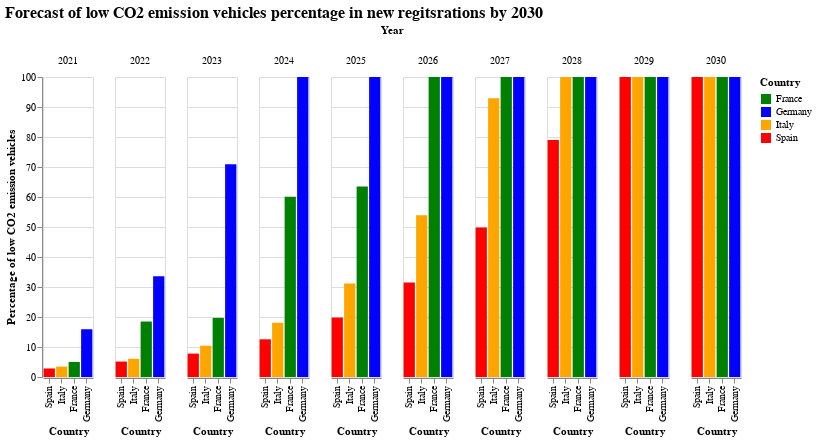

Notebook code for this chart:
### Code cell
final_chart

### Figure 1 — Vega-Lite specification as saved in the notebook (floating-point values rounded to 4 significant figures)
{"config": {"view": {"continuousWidth": 400, "continuousHeight": 300}, "title": {"fontSize": 16}}, "data": {"name": "data-acbcb9878208bdde6df568ced51415de"}, "mark": "bar", "encoding": {"color": {"field": "Country", "scale": {"range": ["green", "blue", "orange", "red"]}, "type": "nominal"}, "column": {"field": "Date", "title": "Year", "type": "nominal"}, "x": {"field": "Country", "sort": ["Spain", "Italy", "France", "Germany"], "title": "Country", "type": "ordinal"}, "y": {"field": "% low CO2 vehicles", "title": "Percentage of low CO2 emission vehicles", "type": "quantitative"}}, "title": "Forecast of low CO2 emission vehicles percentage in new regitsrations by 2030", "width": 50, "$schema": "https://vega.github.io/schema/vega-lite/v4.17.0.json", "datasets": {"data-acbcb9878208bdde6df568ced51415de": [{"Date": "2021", "Country": "Germany", "% low CO2 vehicles": 15.91}, {"Date": "2022", "Country": "Germany", "% low CO2 vehicles": 33.59}, {"Date": "2023", "Country": "Germany", "% low CO2 vehicles": 70.91}, {"Date": "2024", "Country": "Germany", "% low CO2 vehicles": 100.0}, {"Date": "2025", "Country": "Germany", "% low CO2 vehicles": 100.0}, {"Date": "2026", "Country": "Germany", "% low CO2 vehicles": 100.0}, {"Date": "2027", "Country": "Germany", "% low CO2 vehicles": 100.0}, {"Date": "2028", "Country": "Germany", "% low CO2 vehicles": 100.0}, {"Date": "2029", "Country": "Germany", "% low CO2 vehicles": 100.0}, {"Date": "2030", "Country": "Germany", "% low CO2 vehicles": 100.0}, {"Date": "2021", "Country": "France", "% low CO2 vehicles": 5.019}, {"Date": "2022", "Country": "France", "% low CO2 vehicles": 18.49}, {"Date": "2023", "Country": "France", "% low CO2 vehicles": 19.71}, {"Date": "2024", "Country": "France", "% low CO2 vehicles": 60.11}, {"Date": "2025", "Country": "France", "% low CO2 vehicles": 63.5}, {"Date": "2026", "Country": "France", "% low CO2 vehicles": 100.0}, {"Date": "2027", "Country": "France", "% low CO2 vehicles": 100.0}, {"Date": "2028", "Country": "France", "% low CO2 vehicles": 100.0}, {"Date": "2029", "Country": "France", "% low CO2 vehicles": 100.0}, {"Date": "2030", "Country": "France", "% low CO2 vehicles": 100.0}, {"Date": "2021", "Country": "Italy", "% low CO2 vehicles": 3.477}, {"Date": "2022", "Country": "Italy", "% low CO2 vehicles": 6.07}, {"Date": "2023", "Country": "Italy", "% low CO2 vehicles": 10.42}, {"Date": "2024", "Country": "Italy", "% low CO2 vehicles": 18.08}, {"Date": "2025", "Country": "Italy", "% low CO2 vehicles": 31.14}, {"Date": "2026", "Country": "Italy", "% low CO2 vehicles": 53.88}, {"Date": "2027", "Country": "Italy", "% low CO2 vehicles": 92.95}, {"Date": "2028", "Country": "Italy", "% low CO2 vehicles": 100.0}, {"Date": "2029", "Country": "Italy", "% low CO2 vehicles": 100.0}, {"Date": "2030", "Country": "Italy", "% low CO2 vehicles": 100.0}, {"Date": "2021", "Country": "Spain", "% low CO2 vehicles": 2.846}, {"Date": "2022", "Country": "Spain", "% low CO2 vehicles": 5.148}, {"Date": "2023", "Country": "Spain", "% low CO2 vehicles": 7.801}, {"Date": "2024", "Country": "Spain", "% low CO2 vehicles": 12.57}, {"Date": "2025", "Country": "Spain", "% low CO2 vehicles": 19.82}, {"Date": "2026", "Country": "Spain", "% low CO2 vehicles": 31.47}, {"Date": "2027", "Country": "Spain", "% low CO2 vehicles": 49.85}, {"Date": "2028", "Country": "Spain", "% low CO2 vehicles": 79.01}, {"Date": "2029", "Country": "Spain", "% low CO2 vehicles": 100.0}, {"Date": "2030", "Country": "Spain", "% low CO2 vehicles": 100.0}]}}
